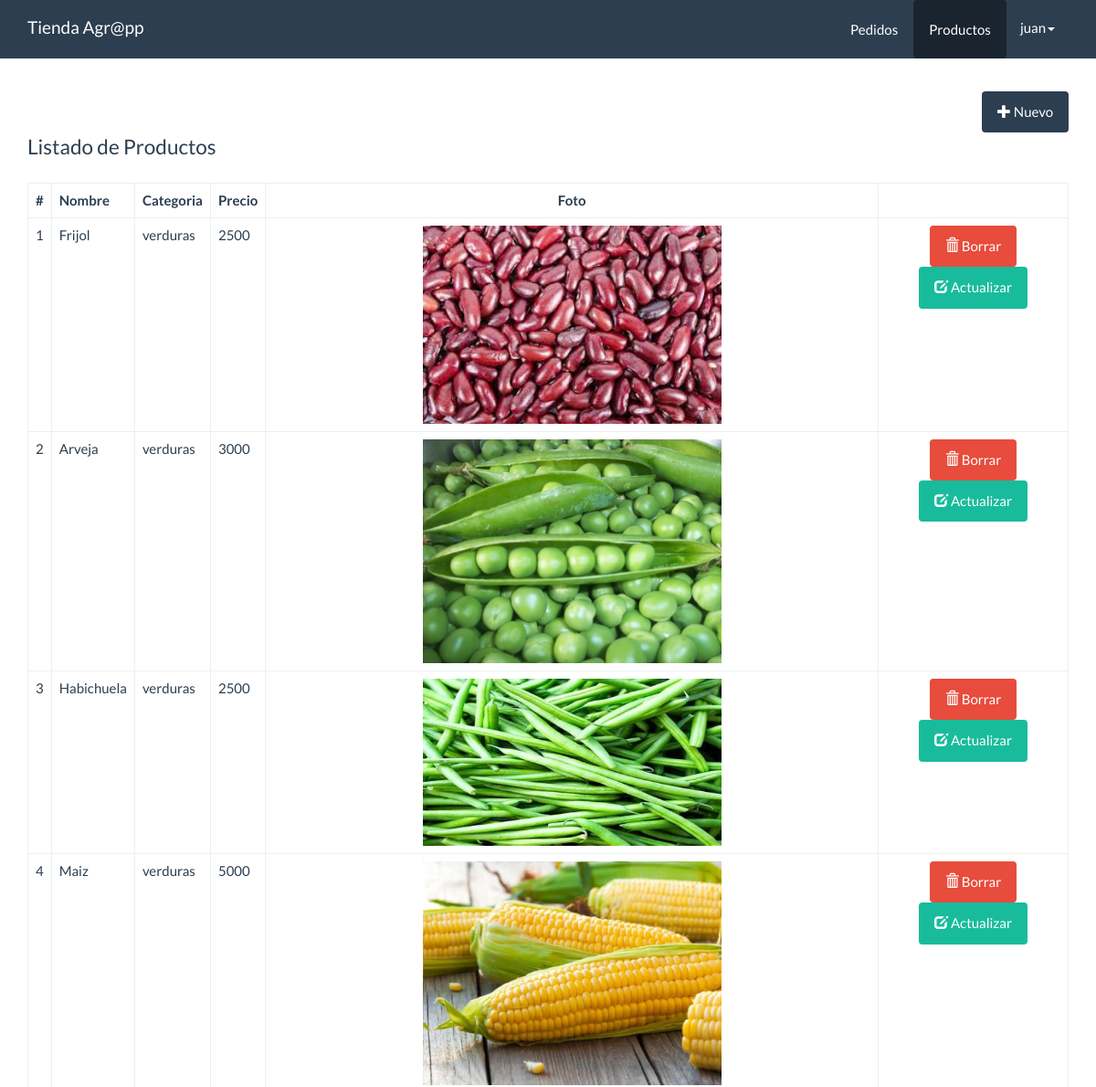
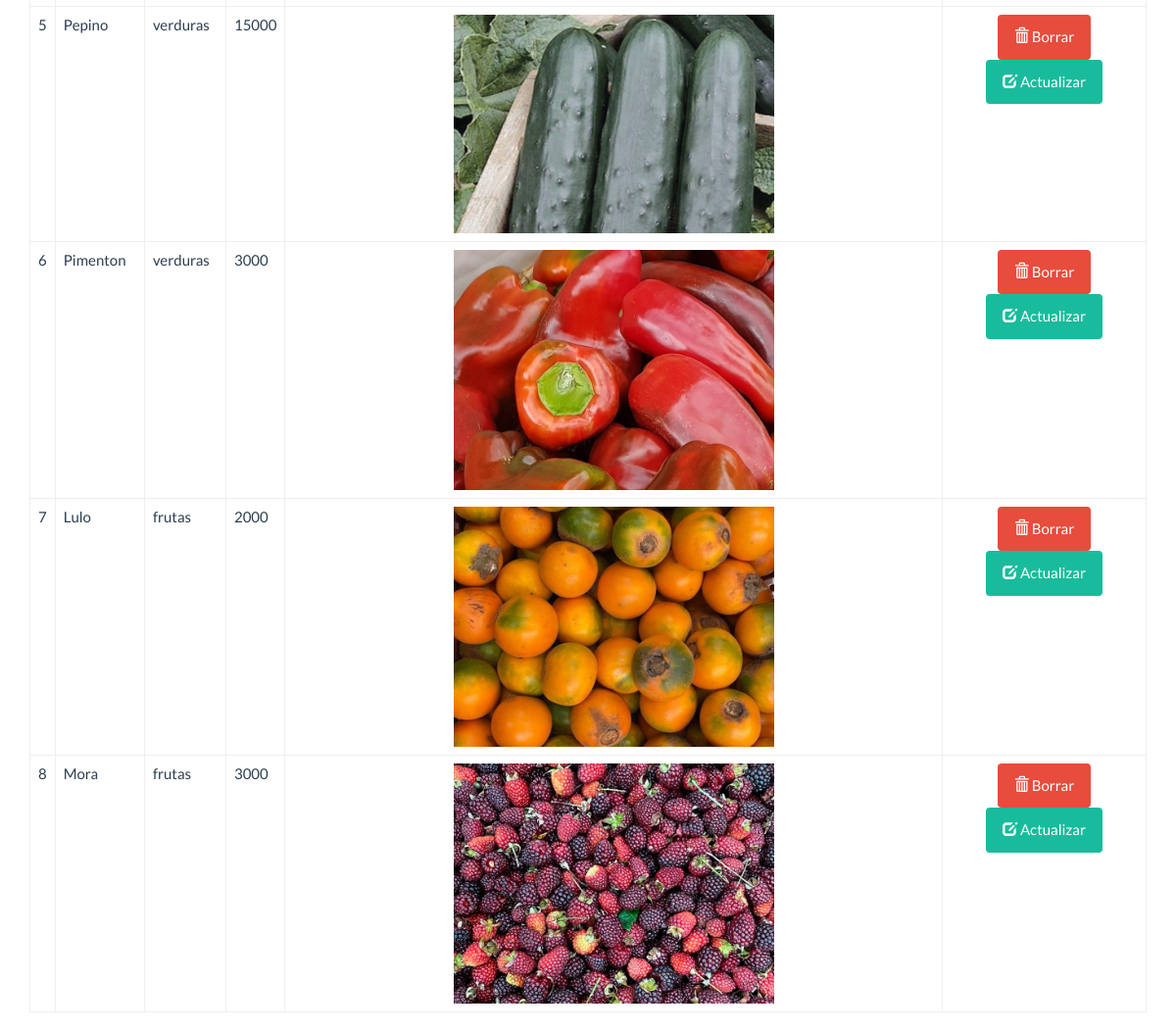
Page /panel/productos/index.php (signed in) on the committed database (2 pictures, top to bottom).
### tables this page shows
CREATE TABLE `productos` (
  `id` int(11) NOT NULL,
  `NombrePro` varchar(20) NOT NULL,
  `descripcion` varchar(250) NOT NULL,
  `foto` varchar(100) NOT NULL,
  `precio` int(7) NOT NULL,
  `categoria_id` int(10) NOT NULL,
  `id_surtidor` int(11) NOT NULL,
  `fecha` date NOT NULL,
  `estado` int(11) NOT NULL DEFAULT 1
);

CREATE TABLE `categorias` (
  `id` int(10) NOT NULL,
  `Nombre` varchar(15) NOT NULL
);

### src/Productos.php (called while the page is built, shortened)
<?php
class Productos{
    private $cn = null;
    public function __construct(){
        $this->config = parse_ini_file(__DIR__.'/../config.ini') ;
		$this->cn = new \PDO( $this->config['dns'], $this->config['usuario'],$this->config['clave'],array(
            \PDO::MYSQL_ATTR_INIT_COMMAND => 'SET NAMES utf8'
        ));
    }
    public function mostrar(){
        $sql = "SELECT productos.id, NombrePro,descripcion,id_surtidor,categoria_id,foto,Nombre,precio,fecha,estado FROM productos
        INNER JOIN categorias
        ON productos.categoria_id = categorias.id ORDER BY productos.categoria_id DESC
        ";
        $resultado = $this->cn->prepare($sql);
        if($resultado->execute())
            return $resultado->fetchAll();
        return false;
    }
}

### panel/productos/index.php (the view, shortened to what this page needs)
<!DOCTYPE html>
<html lang="en">
  <head>
    <link rel="stylesheet" href="../../assets/css/bootstrap.min.css">
    <link rel="stylesheet" href="../../assets/css/estilos.css">
  </head>
  <body>
    <nav class="navbar navbar-default navbar-fixed-top">
      <div class="container">
        <div class="navbar-header">
          <a class="navbar-brand" href="../dashboard.php">Tienda Agr@pp</a>
        </div>
        <div id="navbar" class="navbar-collapse collapse">
			<ul class="nav navbar-nav pull-right">
				<li>
					<a href="../pedidos/index.php" class="btn">Pedidos</a>
				</li>
				<li class="active">
					<a href="index.php" class="btn">Productos</a>
				</li>
				<li class="dropdown">
					<a href="#" class="dropdown-toggle" data-toggle="dropdown" role="button" aria-haspopup="true" aria-expanded="false"><?php print $_SESSION['usuario_info']['nombre_usuario'] ?><span class="caret"></span></a>
				</li>
			</ul>
		</div>
      </div>
    </nav>
    <div class="container" id="main">
        <div class="row">
			<div class="col-md-12">
				<div class="pull-right">
					<a href="form_registrar.php" class="btn btn-primary"><span class="glyphicon glyphicon-plus"></span> Nuevo</a>
				</div>
			</div>
		</div>
		<div class="row">
			<div class="col-md-12">
				<fieldset>
					<legend>Listado de Productos</legend>
					<table class="table table-bordered">
						<thead>
							<tr>
								<th>#</th>
								<th>Nombre</th>
								<th>Categoria</th>
								<th>Precio</th>
								<th class="text-center">Foto</th>
							</tr>
						</thead>
						<tbody>
						<?php
							$producto=new Agroapp\Productos;
							$info_producto= $producto->mostrar();
							$cantidad=count($info_producto);
							if($cantidad>0){
								$c=0;
								for($x=0;$x<$cantidad;$x++){
									$c++;
									$item=$info_producto[$x];
						?>
							<tr>
								<td><?php print $c ?></td>
								<td><?php print $item['NombrePro'] ?></td>
								<td><?php print $item['Nombre'] ?></td>
								<td><?php print $item['precio'] ?></td>
								<td class="text-center">
									<?php
										$foto='../../upload/'.$item['foto'];
										if(file_exists($foto)){
									?>
									<img src="<?php print $foto; ?>" width="50%">
										<?php }else{ ?>
											Error 404
										<?php } ?>
								</td>
								<td class="text-center">
									<a href="../acciones.php?id=<?php print $item['id']?>" class="btn btn-danger"><span class="glyphicon glyphicon-trash"></span> Borrar</a>
									<a href="form_actualizar.php?id=<?php print $item['id']?>" class="btn btn-success"><span class="glyphicon glyphicon-edit"></span> Actualizar</a>
								</td>
							</tr>
							<?php
								}
								}else{
							?>
							<tr>
								<td colspan="6">No hay registros</td>
							</tr>
								<?php } ?>
						</tbody>
					</table>
				</fieldset>
			</div>
		</div>
    </div>
  </body>
</html>

### assets/css/estilos.css (style rules this page uses)
#main { margin-top: 100px; }

### rows in the picture
productos: NombrePro "Frijol", categoria.Nombre "verduras", precio "2500", foto (picture)
productos: NombrePro "Arveja", categoria.Nombre "verduras", precio "3000", foto (picture)
productos: NombrePro "Habichuela", categoria.Nombre "verduras", precio "2500", foto (picture)
productos: NombrePro "Maiz", categoria.Nombre "verduras", precio "5000", foto (picture)
productos: NombrePro "Pepino", categoria.Nombre "verduras", precio "15000", foto (picture)
productos: NombrePro "Pimenton", categoria.Nombre "verduras", precio "3000", foto (picture)
productos: NombrePro "Lulo", categoria.Nombre "frutas", precio "2000", foto (picture)
productos: NombrePro "Mora", categoria.Nombre "frutas", precio "3000", foto (picture)

### other values in the picture
$_SESSION['usuario_info']['nombre_usuario'] "juan"
